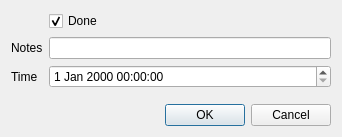
<?xml version="1.0" encoding="UTF-8"?>
<ui version="4.0">
 <class>Dialog</class>
 <widget class="QDialog" name="Dialog">
  <property name="geometry">
   <rect>
    <x>0</x>
    <y>0</y>
    <width>342</width>
    <height>137</height>
   </rect>
  </property>
  <property name="windowTitle">
   <string>Dialog</string>
  </property>
  <layout class="QVBoxLayout" name="verticalLayout">
   <item>
    <layout class="QFormLayout" name="formLayout">
     <item row="0" column="0">
      <widget class="QLabel" name="label">
       <property name="text">
        <string/>
       </property>
      </widget>
     </item>
     <item row="0" column="1">
      <widget class="QCheckBox" name="doneCheckBox">
       <property name="text">
        <string>Done</string>
       </property>
       <property name="checked">
        <bool>true</bool>
       </property>
      </widget>
     </item>
     <item row="1" column="0">
      <widget class="QLabel" name="label_2">
       <property name="text">
        <string>Notes</string>
       </property>
      </widget>
     </item>
     <item row="1" column="1">
      <widget class="QLineEdit" name="notesInput"/>
     </item>
     <item row="2" column="0">
      <widget class="QLabel" name="label_3">
       <property name="text">
        <string>Time</string>
       </property>
      </widget>
     </item>
     <item row="2" column="1">
      <widget class="QDateTimeEdit" name="timeInput"/>
     </item>
    </layout>
   </item>
   <item>
    <widget class="QDialogButtonBox" name="buttonBox">
     <property name="orientation">
      <enum>Qt::Horizontal</enum>
     </property>
     <property name="standardButtons">
      <set>QDialogButtonBox::Cancel|QDialogButtonBox::Ok</set>
     </property>
    </widget>
   </item>
  </layout>
 </widget>
 <resources/>
 <connections>
  <connection>
   <sender>buttonBox</sender>
   <signal>accepted()</signal>
   <receiver>Dialog</receiver>
   <slot>accept()</slot>
   <hints>
    <hint type="sourcelabel">
     <x>248</x>
     <y>254</y>
    </hint>
    <hint type="destinationlabel">
     <x>157</x>
     <y>274</y>
    </hint>
   </hints>
  </connection>
  <connection>
   <sender>buttonBox</sender>
   <signal>rejected()</signal>
   <receiver>Dialog</receiver>
   <slot>reject()</slot>
   <hints>
    <hint type="sourcelabel">
     <x>316</x>
     <y>260</y>
    </hint>
    <hint type="destinationlabel">
     <x>286</x>
     <y>274</y>
    </hint>
   </hints>
  </connection>
 </connections>
</ui>
